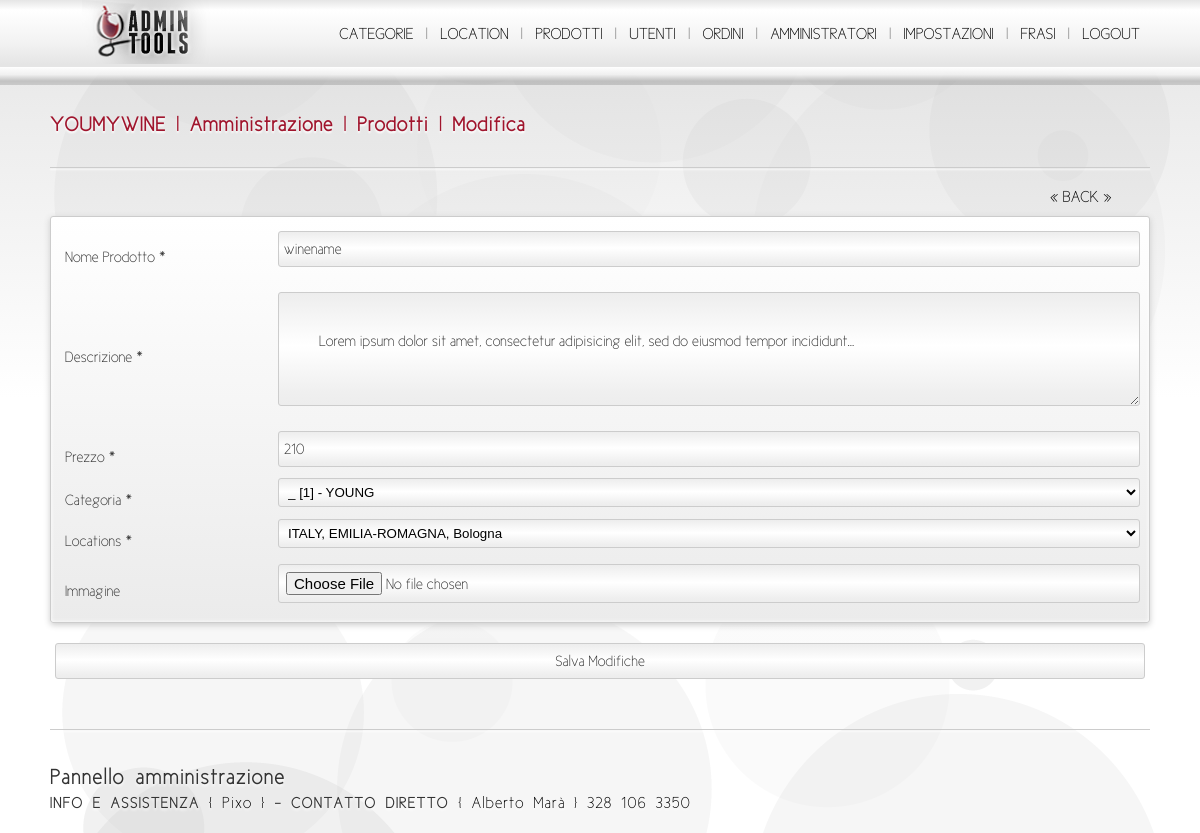
/admin/edit_prodotto.php?id=8 (signed in), run on the app's committed database.
### tables this page shows
CREATE TABLE IF NOT EXISTS `prodotti` (
  `id_prodotto` int(32) unsigned NOT NULL AUTO_INCREMENT,
  `nome` varchar(150) NOT NULL,
  `descrizione` varchar(8000) NOT NULL,
  `prezzo` float NOT NULL,
  `id_categoria` int(32) unsigned NOT NULL,
  `id_location` int(32) unsigned NOT NULL,
  PRIMARY KEY (`id_prodotto`),
  KEY `fk_prodotti_categorie1_idx` (`id_categoria`),
  KEY `fk_prodotti_locations1_idx` (`id_location`)
);

### libs/db/dbConnector.php (called while the page is built, shortened)
<?php
class dbConnector{
    private $user = 'ymw';
    private $pass = 'password';
    private $db_name = 'ymw';
    private $host = 'localhost';
    private $connection = NULL;
    private static $singleton = null;
    public static function getInstance(){
        if (dbConnector::$singleton == null){
            dbConnector::$singleton = new dbConnector();
        }
        return dbConnector::$singleton;
    }
    function __construct(){
        $this->connection = new mysqli($this->host, $this->user, $this->pass, $this->db_name);
    }
    public function selectAll($sql){
        $toReturn=array();
        if( ($risultato = $this->connection->query($sql)) && ($this->connection->affected_rows>0) ){
            while ( $riga = mysqli_fetch_assoc($risultato) ){
                $toReturn[]=$riga;
            }
        }
        return $toReturn;
    }
    public function selectOne($sql){
        $toReturn = FALSE;
        if( ($result = $this->connection->query($sql)) && ( $this->connection->affected_rows>0 ) ){
            $riga = mysqli_fetch_array($result);
            $toReturn=$riga;
        }
        return $toReturn;
    }
}
?>

### libs/db/dbTableManager.php (called while the page is built, shortened)
<?php
require_once realpath(dirname(__FILE__).'/dbConnector.php');
abstract class dbTableManager{
    public function __construct() {
        $this->connector = dbConnector::getInstance();
    }
}
?>

### libs/db/Prodotti.php (called while the page is built, shortened)
<?php
require_once realpath( dirname(__FILE__).'/dbTableManager.php' );
class Prodotti extends dbTableManager{
    function get_prodotto($id_prodotto){
        $sql = "SELECT * FROM prodotti WHERE id_prodotto = $id_prodotto LIMIT 1";
        return $this->connector->selectOne($sql);
    }
}
?>

### libs/db/Locations.php (called while the page is built, shortened)
<?php
require_once realpath( dirname(__FILE__).'/dbTableManager.php' );
class Locations extends dbTableManager{
    function lista_locations( $params=array() ){
        $sql = "SELECT *, (select count(*) from locations as L where L.`id_location_padre`=locations.id_location) AS num_sublocations FROM `locations` WHERE 1 ";
        return $this->connector->selectAll($sql);
    }
}
?>

### admin/edit_prodotto.php (the view, shortened to what this page needs)
<?php
require_once '../libs/db/Prodotti.php';
$Prodotti = new Prodotti();
$prodotto = $Prodotti->get_prodotto($_GET['id']);
?>
<a style="position:relative; top:-10px; left:1000px;" href="gestione_prodotti.php">&laquo; BACK &raquo;</a>
<form id="frm_edit_prodotto" action="<?= "{$_SERVER['PHP_SELF']}?id={$prodotto['id_prodotto']}" ?>" method="post" enctype="multipart/form-data" >
    <table class="table-input" width="100%" border="0" cellspacing="0" cellpadding="0">
        <tr>
            <td><label class="inputlabel">Nome Prodotto *</label></td>
            <td><input type="text" name="nome" id="nome" value="<?php echo htmlspecialchars($prodotto['nome']); ?>" /></td>
        </tr>
        <tr>
            <td><label class="inputlabel">Descrizione *</label></td>
            <td><textarea name="descrizione" id="descrizione"><?php echo htmlspecialchars($prodotto['descrizione']); ?></textarea></td>
        </tr>
        <tr>
            <td><label class="inputlabel">Prezzo *</label></td>
            <td><input type="text" name="prezzo" id="prezzo" value="<?php echo htmlspecialchars($prodotto['prezzo']); ?>" /></td>
        </tr>
        <tr>
            <td><label class="inputlabel">Categoria *</label></td>
            <td>
                <select class="select" name="id_categoria" id="id_categoria">
                    <?php
                    include_once '../libs/helper/recursive_categorie.php';
                    ?>
                </select>
            </td>
        </tr>
        <tr>
            <td><label class="inputlabel">Locations *</label></td>
            <td>
                <select class="select" name="id_location" id="id_location">
                    <?php
                    require_once '../libs/db/Locations.php';
                    $Locations = new Locations();
                    $lista_locations = $Locations->lista_locations();
                    foreach ($lista_locations as $location) {
                        if($location['num_sublocations']){
                            continue;
                        }
                        $selected = ( $location['id_location']==$prodotto['id_location']) ? 'selected="selected"' : '';
                        $nome = "{$location['state']}, {$location['country']}, {$location['city']}";
                        echo "<option value=\"{$location['id_location']}\" $selected >".htmlspecialchars($nome)."</option>";
                    }
                    ?>
                </select>
            </td>
        </tr>
        <tr>
            <td><label class="inputlabel">Immagine</label></td>
            <td><div class="wrap_inputfile"><input type="file" name="immagine" id="immagine" /></div></td>
        </tr>
    </table>
    <p>
        <button type="submit" name="salva" id="salva">Salva Modifiche</button>
    </p>
</form>
<?php
include_once '../template/backend/admin.tpl.php';
?>

### template/backend/style.css (style rules this page uses)
p,span,blockquote,strong,b,i,a,li, td,tl,dt,dl,dd,div,span,form,form input { font-family: 'new_ciclefina', Arial, sans-serif; }
p { color:#333333; font-size:21px; font-weight:100; line-height:24px; word-spacing:4px; letter-spacing:1px; padding:15px 5px 15px 5px; margin:0 0; text-align:justify; text-shadow:0 2px 2px #fff; }
a { text-decoration:none; color:#000; cursor:pointer; }
* { outline: none 0px !important; }
html { width: 100% !important; height: 100% !important; min-width: 100% !important; min-height: 100% !important; padding: 0px 0px 0px 0px !important; margin: 0px 0px 0px 0px !important; border: 0; text-align: center !important; background: #FFF; background-size: cover; backface-visibility: hidden; -moz-backface-visibility: hidden; -o-backface-visibility: hidden; -webkit-backface-visibility: hidden; -ms-backface-visibility: hidden; z-index: 1; }
body { height: auto !important; min-width: 100% !important; min-height: 100% !important; padding: 0px 0px 0px 0px !important; margin: 0px auto 0px auto !important; border: 0; text-align: center !important; background: #FFF url(media/image/bkg-pattern.png) top center repeat-y !important; display: block; box-sizing: border-box !important; -moz-box-sizing: border-box !important; -ms-box-sizing: border-box !important; -o-box-sizing: border-box !important; -webkit-box-sizing: border-box !important; backface-visibility: hidden; -moz-backface-visibility: hidden; -o-backface-visibility: hidden; -webkit-backface-visibility: hidden; -ms-backface-visibility: hidden; z-index: 2; }

### template/backend/js/transtionTime/transtiontime.css (style rules this page uses)
.tt_classic_fastIn_mediumOut { -webkit-transition: all 400ms cubic-bezier(0.000, 1.000, 1.000, 0.990); -moz-transition: all 400ms cubic-bezier(0.000, 1.000, 1.000, 0.990); -ms-transition: all 400ms cubic-bezier(0.000, 1.000, 1.000, 0.990); -o-transition: all 400ms cubic-bezier(0.000, 1.000, 1.000, 0.990); transition: all 400ms cubic-bezier(0.000, 1.000, 1.000, 0.990); }

### data on the page
prodotti: nome "winename", descrizione "Lorem ipsum dolor sit amet, consectetur adipisicing elit, sed do eiusmod tempor incididunt...", prezzo "210"

### other printed values
$template['title'] "YOUMYWINE | Amministrazione | Prodotti | Modifica"
form field id_categoria "_ [1] - YOUNG"
form field id_location "ITALY, EMILIA-ROMAGNA, Bologna"
